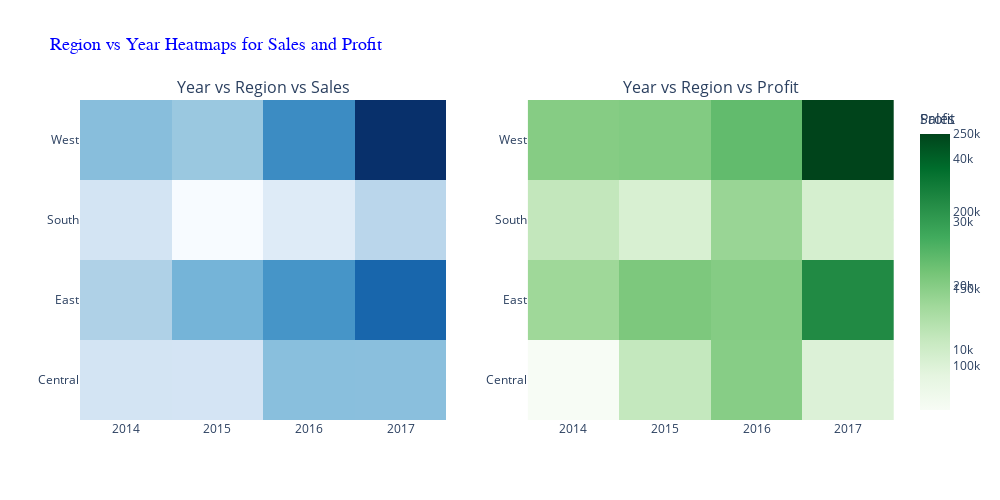

The notebook cell saved with this chart:
### Code cell
fig = make_subplots(rows=1, cols=2, subplot_titles=("Year vs Region vs Sales", "Year vs Region vs Profit"))

fig.add_trace(
    go.Heatmap(
        z=table_sales.values,
        x=table_sales.columns,
        y=table_sales.index,
        colorscale='Blues',
        colorbar=dict(title='Sales'),
        hovertemplate='Year: %{x}<br>Region: %{y}<br>Sales: %{z:.2f}<extra></extra>'
    ),
    row=1, col=1)
fig.add_trace(
    go.Heatmap(
        z=table_profit.values,
        x=table_profit.columns,
        y=table_profit.index,
        colorscale='Greens',
        colorbar=dict(title='Profit'),
        hovertemplate='Year: %{x}<br>Region: %{y}<br>Profit: %{z:.2f}<extra></extra>'
    ),
    row=1, col=2)

fig.update_layout(
    title='Region vs Year Heatmaps for Sales and Profit',
    title_font=dict(size=18, family='serif', color='blue'),
    height=500,
    width=1000,
    showlegend=False)

fig.show()

### Figure 1 — Plotly figure (JSON) as saved in the notebook; plotly's stock layout.template omitted (floating-point values rounded to 4 significant figures)
{"data": [{"colorbar": {"title": {"text": "Sales"}}, "colorscale": [[0, "rgb(247,251,255)"], [0.125, "rgb(222,235,247)"], [0.25, "rgb(198,219,239)"], [0.375, "rgb(158,202,225)"], [0.5, "rgb(107,174,214)"], [0.625, "rgb(66,146,198)"], [0.75, "rgb(33,113,181)"], [0.875, "rgb(8,81,156)"], [1, "rgb(8,48,107)"]], "hovertemplate": "Year: %{x}<br>Region: %{y}<br>Sales: %{z:.2f}<extra></extra>", "type": "heatmap", "x": [2014, 2015, 2016, 2017], "xaxis": "x", "y": ["Central", "East", "South", "West"], "yaxis": "y", "z": [[103800.0, 102900.0, 147400.0, 147100.0], [128700.0, 156300.0, 180700.0, 213100.0], [103800.0, 71360.0, 93610.0, 122900.0], [147900.0, 140000.0, 187500.0, 250100.0]]}, {"colorbar": {"title": {"text": "Profit"}}, "colorscale": [[0, "rgb(247,252,245)"], [0.125, "rgb(229,245,224)"], [0.25, "rgb(199,233,192)"], [0.375, "rgb(161,217,155)"], [0.5, "rgb(116,196,118)"], [0.625, "rgb(65,171,93)"], [0.75, "rgb(35,139,69)"], [0.875, "rgb(0,109,44)"], [1, "rgb(0,68,27)"]], "hovertemplate": "Year: %{x}<br>Region: %{y}<br>Profit: %{z:.2f}<extra></extra>", "type": "heatmap", "x": [2014, 2015, 2016, 2017], "xaxis": "x2", "y": ["Central", "East", "South", "West"], "yaxis": "y2", "z": [[539.6, 11720.0, 19900.0, 7551.0], [17060.0, 21090.0, 20140.0, 33230.0], [11880.0, 8319.0, 17700.0, 8849.0], [20070.0, 20490.0, 24050.0, 43810.0]]}], "layout": {"annotations": [{"font": {"size": 16}, "showarrow": false, "text": "Year vs Region vs Sales", "x": 0.225, "xanchor": "center", "xref": "paper", "y": 1, "yanchor": "bottom", "yref": "paper"}, {"font": {"size": 16}, "showarrow": false, "text": "Year vs Region vs Profit", "x": 0.775, "xanchor": "center", "xref": "paper", "y": 1, "yanchor": "bottom", "yref": "paper"}], "height": 500, "showlegend": false, "title": {"font": {"color": "blue", "family": "serif", "size": 18}, "text": "Region vs Year Heatmaps for Sales and Profit"}, "width": 1000, "xaxis": {"anchor": "y", "autorange": true, "domain": [0, 0.45], "range": [2014.0, 2018.0], "type": "linear"}, "xaxis2": {"anchor": "y2", "autorange": true, "domain": [0.55, 1], "range": [2014.0, 2018.0], "type": "linear"}, "yaxis": {"anchor": "x", "autorange": true, "domain": [0, 1], "range": [-0.5, 3.5], "type": "category"}, "yaxis2": {"anchor": "x2", "autorange": true, "domain": [0, 1], "range": [-0.5, 3.5], "type": "category"}}}
